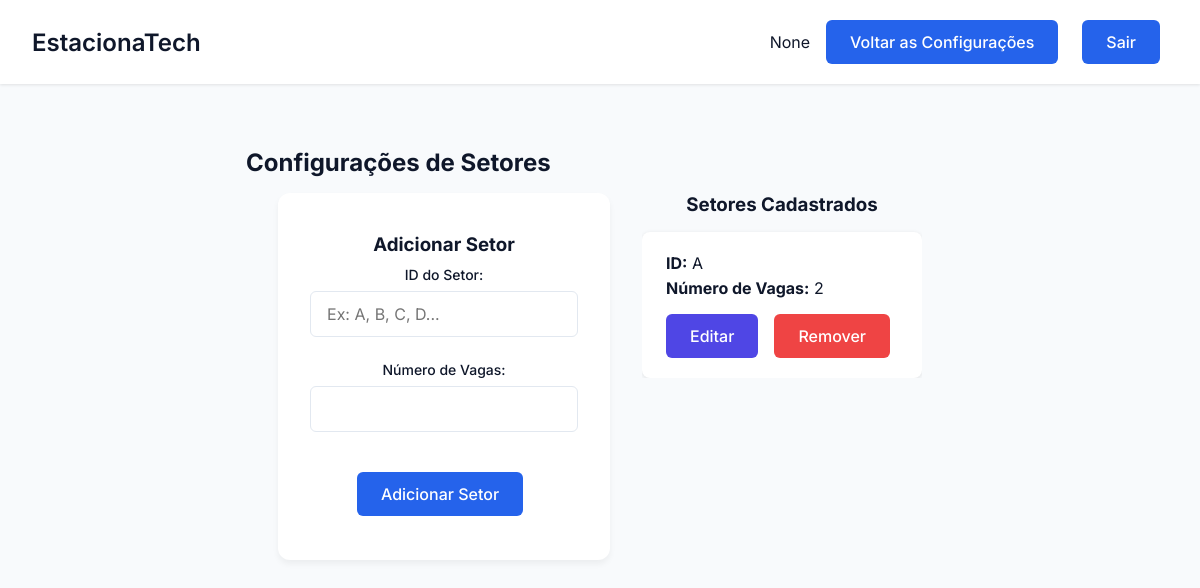
Before: /setor/config_setores with the older database file.
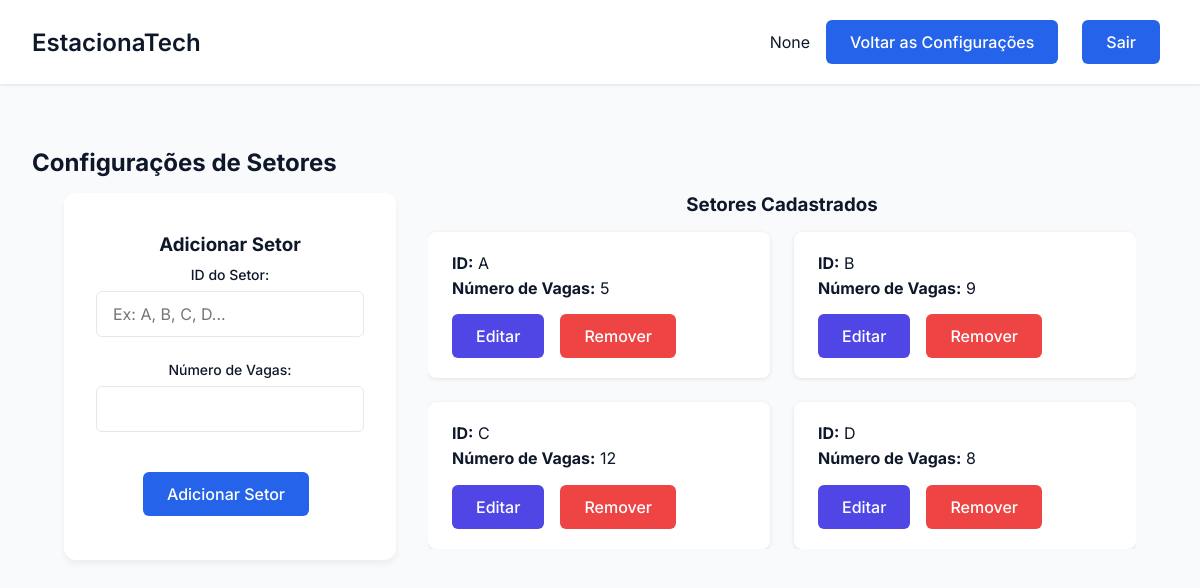
After: the same page with the newer database file.
### tables this page shows
CREATE TABLE Setor (
        id_setor TEXT PRIMARY KEY,
        n_vagas INTEGER NOT NULL
    );

### EstacionaTech/routes/setor_routes.py (the view)
@setor_bp.route('/config_setores')
def config_setores():
    setores = SetorController.listar_setores()
    return render_template('config_setores.html', setores=setores)

### EstacionaTech/controllers/setor_controller.py (called while the page is built)
    @staticmethod
    def listar_setores():
        setores = Setor.listar_todos()
        return setores

### EstacionaTech/database/database.py (called while the page is built)
def conectar():
    diretorio_db = "EstacionaTech/database"
    if not os.path.exists(diretorio_db):
        os.makedirs(diretorio_db)  # Criar diretório caso não exista
    return sqlite3.connect(f"{diretorio_db}/estacionatech.db")

### EstacionaTech/models/setor.py (called while the page is built)
    def listar_todos():
        conn = conectar()
        cursor = conn.cursor()
        cursor.execute("SELECT * FROM Setor ORDER BY id_setor ASC")
        setores = cursor.fetchall()
        conn.close()
        return setores

### app.py (called while the page is built)
@app.before_request
def make_session_permanent():
    session.permanent = True

### EstacionaTech/templates/config_setores.html (shortened to what this page needs)
<!DOCTYPE html>
<html lang="pt-BR">
<head>
    <link rel="stylesheet" href="{{ url_for('static', filename='css/estilo.css') }}">
    <link rel="stylesheet" href="{{ url_for('static', filename='css/setores.css') }}">
</head>
<body>
    <div class="dashboard">
        <header class="dashboard-header">
            <nav class="dashboard-nav container">
                <h1 class="dashboard-title">EstacionaTech</h1>
                <div class="dashboard-user">
                    <span>{{ session.get('nome') }}</span>
                    <a href="{{ url_for('admin.configuracoes_admin') }}" class="btn btn-primary">Voltar as Configurações</a>
                    <a href="{{ url_for('auth.logout') }}" class="btn btn-primary">Sair</a>
                </div>
            </nav>
        </header>
        <main class="dashboard-content container">
            <h2>Configurações de Setores</h2>
            <div class="setores-layout">
                <div class="form-container">
                    <div class="dashboard-card">
                        <h3>Adicionar Setor</h3>
                        <form action="{{ url_for('setor.adicionar_setor') }}" method="POST" class="form">
                            <div class="form-group">
                                <label class="form-label" for="id_setor">ID do Setor:</label>
                                <input class="form-input" type="text" id="id_setor" name="id_setor" required placeholder="Ex: A, B, C, D...">
                            </div>
                            <div class="form-group">
                                <label class="form-label" for="n_vagas">Número de Vagas:</label>
                                <input class="form-input" type="number" id="n_vagas" name="n_vagas" required min="1">
                            </div>
                            <button type="submit" class="btn btn-primary">Adicionar Setor</button>
                        </form>
                    </div>
                </div>
                <div class="table-container">
                    <h3 class="section-title">Setores Cadastrados</h3>
                    {% if setores and setores|length > 0 %}
                        <div class="setores-grid">
                          {% for setor in setores %}
                            <div class="setor-card">
                              <p><strong>ID:</strong> {{ setor[0] }}</p>
                              <p><strong>Número de Vagas:</strong> {{ setor[1] }}</p>
                              <div class="botoes-acoes">
                                <button class="btn btn-secondary" onclick="openEditModal('{{ setor[0] }}', {{ setor[1] }})">Editar</button>
                                <form action="{{ url_for('setor.remover_setor') }}" method="POST" class="inline-form">
                                  <button type="submit" class="btn btn-danger" onclick="return confirm('Tem certeza que deseja remover o setor {{ setor[0] }}?')">Remover</button>
                                </form>
                              </div>
                            </div>
                          {% endfor %}
                        </div>
                    {% else %}
                        <p class="no-data">Nenhum setor cadastrado.</p>
                    {% endif %}
                </div>
            </div>
        </main>
    </div>
</body>
</html>

Changed rows visible on the page:
changed Setor "A": n_vagas "2" → "5"
added Setor: id_setor "B", n_vagas "9"
added Setor: id_setor "C", n_vagas "12"
added Setor: id_setor "D", n_vagas "8"
